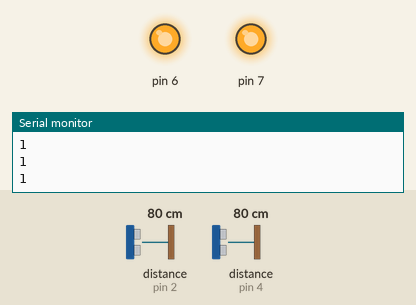
Recording of a sketch running on a simulated Arduino Uno, built with avr-gcc and run on an emulated ATmega328P. Parts: output pins drawn as LEDs (lit = HIGH), the last lines printed to the serial monitor. Wiring (inferred from the names in the program): 2 × ultrasonic range finder: trigger pin 3, echo pin 2 / trigger pin 5, echo pin 4. The test bench sets the inputs (shaded band); at power-on: distance to the obstacle (sensors on pin 2, pin 4) 80 cm. The echo pulse lasts 58.3 µs per cm; pins used as bus, display or sensor lines are not drawn.

Above: at 1.2 s.
1.3 s: distance to the obstacle (sensor on pin 2) set to 74 cm
2.8 s: distance to the obstacle (sensor on pin 2) set to 66 cm
At 3.9 s:
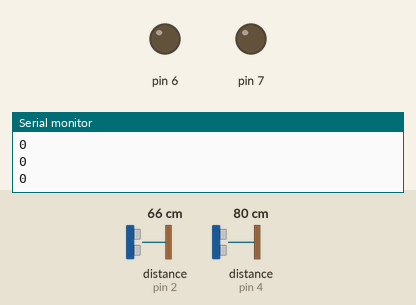
4.3 s: distance to the obstacle (sensor on pin 4) set to 74 cm
5.8 s: distance to the obstacle (sensor on pin 4) set to 65 cm
At 6.1 s:
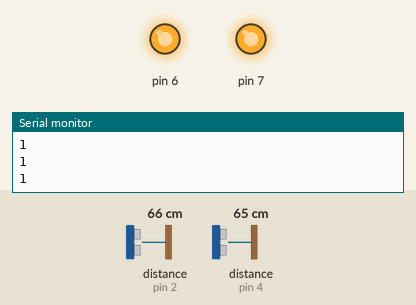
7.3 s: distance to the obstacle (sensor on pin 4) set to 56 cm
8.8 s: distance to the obstacle (sensor on pin 4) set to 49 cm
At 9.4 s:
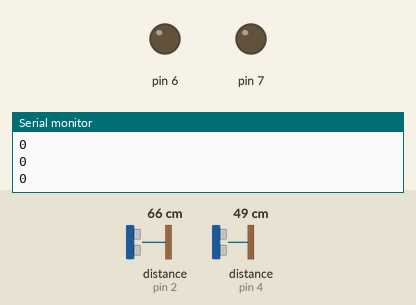
Timing chart, 0 to 11.3 s (numbered marks = the images above; inputs shaded):
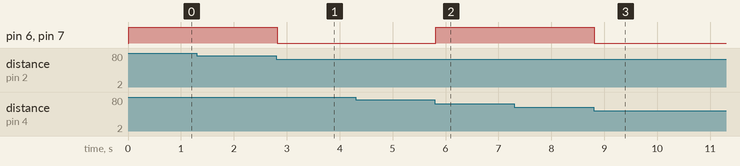

Measured:
- the behaviour switches between 70 and 69 cm on distance to the obstacle (sensor on pin 2) (found by bisection; images 0 and 1)
- the behaviour switches between 70 and 69 cm on distance to the obstacle (sensor on pin 4) (found by bisection; images 1 and 2)
- the behaviour switches between 54 and 53 cm on distance to the obstacle (sensor on pin 4) (found by bisection; images 2 and 3)
- after the input at 2.8 s, pin 6, pin 7: HIGH → LOW at once
- after the input at 5.8 s, pin 6, pin 7: LOW → HIGH at once
- after the input at 8.8 s, pin 6, pin 7: HIGH → LOW at once

The sketch:

challenge_4_distance1.ino
```cpp
#define trig1 3
#define echo1 2
#define trig2 5
#define echo2 4

void setup()
{
  Serial.begin(9600);
  pinMode(echo1, INPUT);
  pinMode(trig1, OUTPUT);
  pinMode(echo2, INPUT);
  pinMode(trig2, OUTPUT);
  pinMode(6, OUTPUT);
  pinMode(7, OUTPUT);
}

unsigned long ping(int trigPin, int echoPin) {
  long duration;
  digitalWrite(trigPin, LOW);
  delayMicroseconds(2);
  digitalWrite(trigPin, HIGH);
  delayMicroseconds(10);
  digitalWrite(trigPin, LOW);
  duration = pulseIn(echoPin, HIGH);
  return duration * 0.034 / 2;
}

void loop() {
  int Distance1 = ping(trig1, echo1);
  int Distance2 = ping(trig2, echo2);
  int ApproximateDistance1 = map(Distance1, 20, 330, 1, 20);
  int ApproximateDistance2 = map(Distance2, 20, 330, 1, 20);
  if (ApproximateDistance1 == ApproximateDistance2) {
    Serial.println(true);
  	digitalWrite(6, HIGH);
 	digitalWrite(7, HIGH);
  } else {
    Serial.println(false);
    digitalWrite(6, LOW);
    digitalWrite(7, LOW);
  }
}
```
